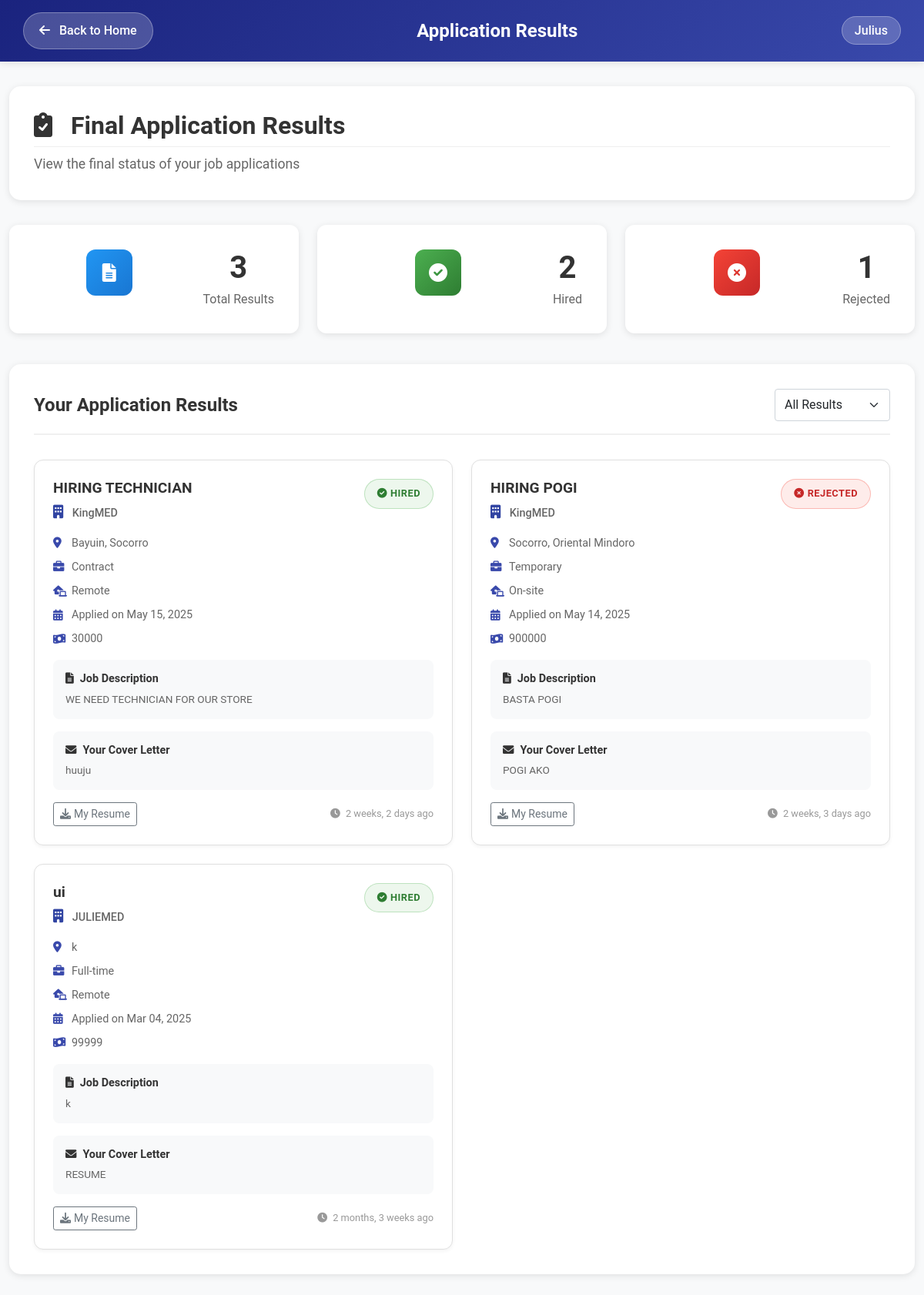
The app's page /employee/application-status/ (signed in), older data.
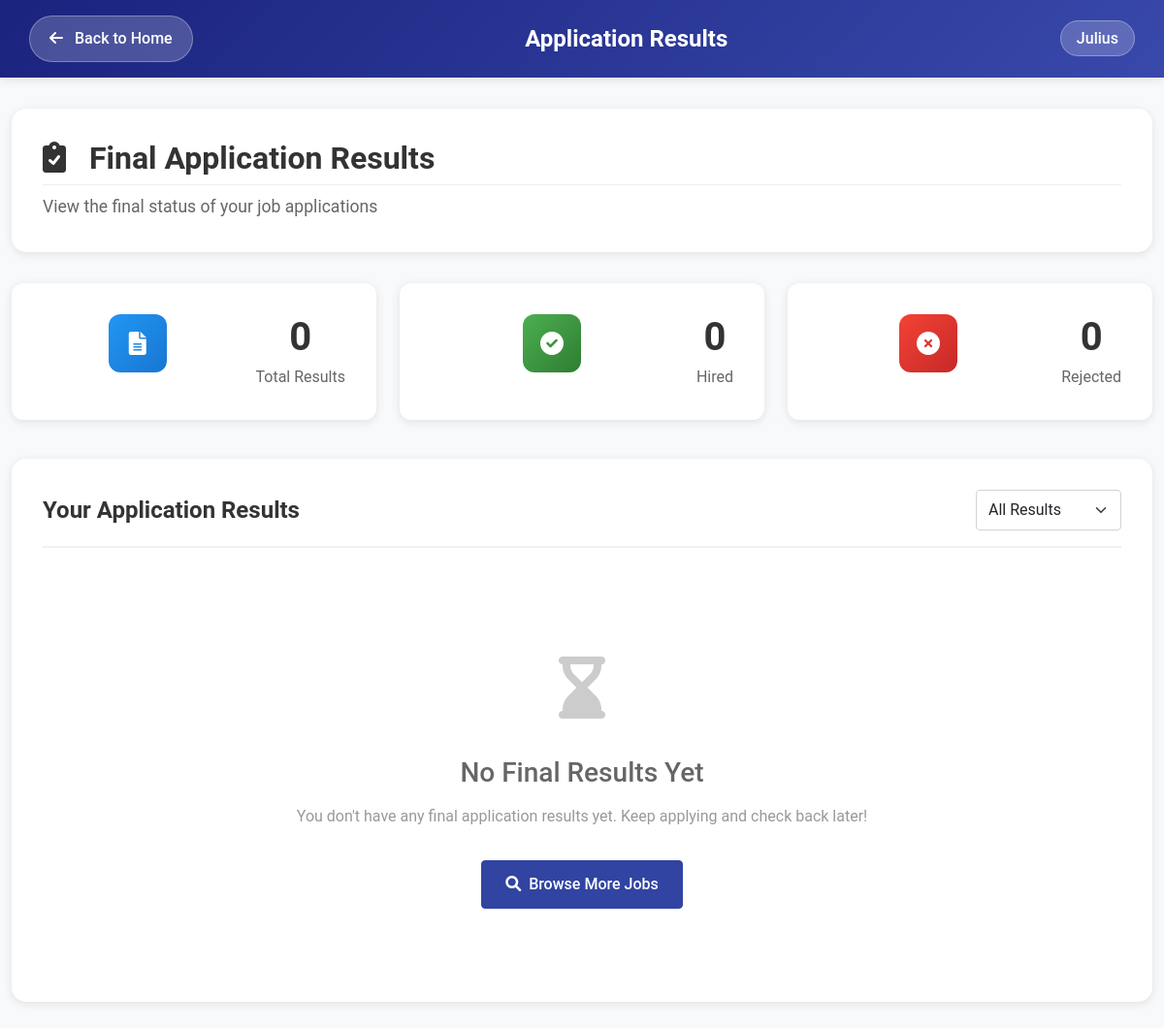
The same page, newer data.
### employee/models.py (models this page shows, shortened)
class Employee(models.Model):
    user = models.OneToOneField(
        settings.AUTH_USER_MODEL,
        on_delete=models.CASCADE,
        null=True,  # Allow null temporarily
        blank=True  # Allow blank temporarily
    )
    id = models.AutoField(primary_key=True)
    username = models.CharField(max_length=150, unique=True)
    email = models.EmailField(unique=True)
    password = models.CharField(max_length=128)
    first_name = models.CharField(max_length=50, blank=True, null=True)
    last_name = models.CharField(max_length=50, blank=True, null=True)
    phone = models.CharField(max_length=20, blank=True, null=True)
    location = models.CharField(max_length=255, blank=True, null=True)
    bio = models.TextField(blank=True, null=True)
    job_title = models.CharField(max_length=100, blank=True, null=True)
    skills = models.TextField(blank=True, null=True)
    years_of_experience = models.PositiveIntegerField(default=0)
    education = models.TextField(blank=True, null=True)
    certifications = models.TextField(blank=True, null=True)
    preferred_job_type = models.CharField(max_length=50, blank=True, null=True)
    expected_salary = models.DecimalField(max_digits=10, decimal_places=2, null=True, blank=True)
    remote_work_preference = models.BooleanField(default=False)
    willing_to_relocate = models.BooleanField(default=False)
    last_login = models.DateTimeField(null=True, blank=True)
    date_joined = models.DateTimeField(default=timezone.now)
    is_active = models.BooleanField(default=True)
    document = models.FileField(upload_to='employee_documents/', blank=True, null=True)
    document_name = models.CharField(max_length=100, blank=True, null=True)
    avatar = models.ImageField(upload_to='employee_avatars/', null=True, blank=True)
    resume = models.FileField(upload_to='employee_resumes/', null=True, blank=True)
    full_name = models.CharField(max_length=255, null=True, blank=True)
    is_approved = models.BooleanField(null=True, default=None)
    approval_date = models.DateTimeField(null=True, blank=True)
    rejection_reason = models.TextField(null=True, blank=True)

### employer/models.py (models this page shows, shortened)
class JobApplication(models.Model):
    STATUS_CHOICES = [
        ('pending', 'Pending Review'),
        ('under_review', 'Under Review'),
        ('shortlisted', 'Shortlisted'),
        ('rejected', 'Rejected'),
        ('scheduled_interview', 'Interview Scheduled'),
        ('interviewed', 'Interviewed'),
        ('offered', 'Job Offered'),
        ('hired', 'Hired'),
        ('declined', 'Declined')
    ]
    job = models.ForeignKey(Job, on_delete=models.CASCADE, related_name='applications')
    employee = models.ForeignKey('employee.Employee', on_delete=models.CASCADE, related_name='employer_applications')
    status = models.CharField(max_length=20, choices=STATUS_CHOICES, default='pending')
    application_date = models.DateTimeField(auto_now_add=True)
    resume = models.FileField(upload_to='resumes/', null=True, blank=True)
    cover_letter = models.TextField(blank=True)
    employer_notes = models.TextField(blank=True)
    interview_date = models.DateTimeField(null=True, blank=True)
    last_updated = models.DateTimeField(auto_now=True)
    class Meta:
        ordering = ['-application_date']

class Job(models.Model):
    WORK_SETUP_CHOICES = [
        ('On-site', 'On-site'),
        ('Hybrid', 'Hybrid'),
        ('Remote', 'Remote'),
    ]
    JOB_TYPES = [
        ('Full-time', 'Full-time'),
        ('Part-time', 'Part-time'),
        ('Contract', 'Contract'),
        ('Temporary', 'Temporary'),
        ('Internship', 'Internship'),
    ]
    EXPERIENCE_LEVELS = [
        ('Entry Level', 'Entry Level'),
        ('Junior', 'Junior'),
        ('Mid Level', 'Mid Level'),
        ('Senior', 'Senior'),
        ('Lead', 'Lead'),
        ('Expert', 'Expert'),
    ]
    STATUS_CHOICES = [
        ('Active', 'Active'),
        ('Closed', 'Closed'),
    ]
    employer = models.ForeignKey('Employer', on_delete=models.CASCADE, related_name='jobs')
    title = models.CharField(max_length=200)
    location = models.CharField(max_length=200)
    latitude = models.FloatField(null=True, blank=True)
    longitude = models.FloatField(null=True, blank=True)
    job_type = models.CharField(max_length=20, choices=JOB_TYPES)
    work_setup = models.CharField(max_length=20, choices=WORK_SETUP_CHOICES)
    description = models.TextField()
    salary_range = models.CharField(max_length=100)
    experience_level = models.CharField(max_length=20, choices=EXPERIENCE_LEVELS)
    status = models.CharField(max_length=20, choices=STATUS_CHOICES, default='active')
    created_at = models.DateTimeField(auto_now_add=True)
    updated_at = models.DateTimeField(auto_now=True)
    applications_count = models.IntegerField(default=0)
    requirements = models.TextField(blank=True, help_text='List the job requirements')
    class Meta:
        ordering = ['-created_at']

class Employer(models.Model):
    REGISTRATION_TYPE_CHOICES = [
        ('SEC', 'SEC Registration'),
        ('DTI', 'DTI Registration'),
    ]
    username = models.CharField(max_length=100, unique=True)
    email = models.EmailField(unique=True)
    password = models.CharField(max_length=128)
    company_name = models.CharField(max_length=255, blank=True)
    company_description = models.TextField(blank=True)
    company_website = models.URLField(blank=True)
    company_location = models.CharField(max_length=255, blank=True)
    latitude = models.FloatField(null=True, blank=True)
    longitude = models.FloatField(null=True, blank=True)
    industry = models.CharField(max_length=100, blank=True)
    registration_type = models.CharField(
        max_length=3,
        choices=REGISTRATION_TYPE_CHOICES,
        blank=True
    )
    business_permit = models.FileField(
        upload_to='business_permits/',
        validators=[validate_file_extension, validate_file_size],
        blank=True,
        null=True,
        help_text='Upload your business permit (PDF, JPG, JPEG, or PNG, max 10MB)'
    )
    registration_document = models.FileField(
        upload_to='registration_documents/',
        validators=[validate_file_extension, validate_file_size],
        blank=True,
        null=True,
        help_text='Upload your SEC/DTI registration document (PDF, JPG, JPEG, or PNG, max 10MB)'
    )
    registration_number = models.CharField(
        max_length=50,
        blank=True,
        help_text='Your SEC/DTI registration number'
    )
    registration_date = models.DateField(
        null=True,
        blank=True,
        help_text='Date of SEC/DTI registration'
    )
    last_login = models.DateTimeField(null=True, blank=True)
    date_joined = models.DateTimeField(default=timezone.now)
    is_active = models.BooleanField(default=True)
    is_verified = models.BooleanField(default=False)
    is_approved = models.BooleanField(default=False)
    approval_date = models.DateTimeField(null=True, blank=True)
    rejection_reason = models.TextField(blank=True, null=True)

### employee/views.py (the view)
    def wrapper(request, *args, **kwargs):
        if not request.session.get('employee_username'):
            messages.error(request, "Please login to access this page.")
            return redirect('employee_login')
        return view_func(request, *args, **kwargs)

### employee/templates/employee/application_status.html (shortened to what this page needs)
{% extends 'employee/base.html' %}
{% load static %}
{% block content %}
<div class="simple-nav">
    <div class="nav-container">
        <a href="{% url 'employee_home' %}" class="back-btn">
            <i class="fas fa-arrow-left me-2"></i>
            Back to Home
        </a>
        <h1 class="page-title">Application Results</h1>
        <div class="user-info">
            <span class="username">{{ username }}</span>
        </div>
    </div>
</div>
<div class="main-content">
    <div class="container-fluid">
        <div class="page-header">
            <div class="row align-items-center">
                <div class="col">
                    <h2 class="section-title">
                        <i class="fas fa-clipboard-check me-3"></i>
                        Final Application Results
                    </h2>
                    <p class="section-subtitle">View the final status of your job applications</p>
                </div>
            </div>
        </div>
        <div class="row mb-4">
            <div class="col-md-4 mb-3">
                <div class="stat-card total">
                    <div class="stat-icon">
                        <i class="fas fa-file-alt"></i>
                    </div>
                    <div class="stat-content">
                        <h3>{{ total_applications }}</h3>
                        <p>Total Results</p>
                    </div>
                </div>
            </div>
            <div class="col-md-4 mb-3">
                <div class="stat-card hired">
                    <div class="stat-icon">
                        <i class="fas fa-check-circle"></i>
                    </div>
                    <div class="stat-content">
                        <h3>{{ hired_applications }}</h3>
                        <p>Hired</p>
                    </div>
                </div>
            </div>
            <div class="col-md-4 mb-3">
                <div class="stat-card rejected">
                    <div class="stat-icon">
                        <i class="fas fa-times-circle"></i>
                    </div>
                    <div class="stat-content">
                        <h3>{{ rejected_applications }}</h3>
                        <p>Rejected</p>
                    </div>
                </div>
            </div>
        </div>
        <div class="applications-section">
            <div class="section-header">
                <h3>Your Application Results</h3>
                <div class="filter-controls">
                    <select id="statusFilter" class="form-select">
                        <option value="">All Results</option>
                    </select>
                </div>
            </div>
            {% if applications %}
                <div class="applications-grid">
                    {% for application in applications %}
                    <div class="application-card" data-status="{{ application.status }}">
                        <div class="application-header">
                            <div class="job-info">
                                <h4 class="job-title">{{ application.job.title }}</h4>
                                <p class="company-name">
                                    <i class="fas fa-building me-2"></i>
                                    {{ application.job.employer.company_name }}
                                </p>
                            </div>
                            <div class="status-badge status-{{ application.status }}">
                                {% if application.status == 'hired' %}
                                    <i class="fas fa-check-circle me-1"></i>Hired
                                {% elif application.status == 'rejected' %}
                                    <i class="fas fa-times-circle me-1"></i>Rejected
                                {% endif %}
                            </div>
                        </div>
                        <div class="application-details">
                            <div class="detail-item">
                                <i class="fas fa-map-marker-alt"></i>
                                <span>{{ application.job.location }}</span>
                            </div>
                            <div class="detail-item">
                                <i class="fas fa-briefcase"></i>
                                <span>{{ application.job.job_type }}</span>
                            </div>
                            <div class="detail-item">
                                <i class="fas fa-laptop-house"></i>
                                <span>{{ application.job.work_setup }}</span>
                            </div>
                            <div class="detail-item">
                                <i class="fas fa-calendar-alt"></i>
                                <span>Applied on {{ application.application_date|date:"M d, Y" }}</span>
                            </div>
                            {% if application.job.salary_range %}
                            <div class="detail-item">
                                <i class="fas fa-money-bill-wave"></i>
                                <span>{{ application.job.salary_range }}</span>
                            </div>
                            {% endif %}
                        </div>
                        <div class="job-description-preview">
                            <h6><i class="fas fa-file-text me-2"></i>Job Description</h6>
                            <p>{{ application.job.description|truncatechars:150 }}</p>
                        </div>
                        {% if application.cover_letter %}
                        <div class="cover-letter-preview">
                            <h6><i class="fas fa-envelope me-2"></i>Your Cover Letter</h6>
                            <p>{{ application.cover_letter|truncatechars:150 }}</p>
                        </div>
                        {% endif %}
                        <div class="application-actions">
                            {% if application.resume %}
                            <a href="{{ application.resume.url }}" target="_blank" class="btn btn-outline-secondary btn-sm">
                                <i class="fas fa-download me-1"></i>My Resume
                            </a>
                            {% endif %}
                            <span class="application-date">
                                <i class="fas fa-clock me-1"></i>
                                {{ application.application_date|timesince }} ago
                            </span>
                        </div>
                    </div>
                    {% endfor %}
                </div>
            {% else %}
                <div class="no-applications">
                    <div class="no-applications-icon">
                        <i class="fas fa-hourglass-end"></i>
                    </div>
                    <h3>No Final Results Yet</h3>
                    <p>You don't have any final application results yet. Keep applying and check back later!</p>
                    <a href="{% url 'employee_home' %}#jobs" class="btn btn-primary">
                        <i class="fas fa-search me-2"></i>Browse More Jobs
                    </a>
                </div>
            {% endif %}
        </div>
    </div>
</div>
{% endblock %}

### employee/templates/employee/base.html (shortened to what this page needs)
{% load static %}
<!DOCTYPE html>
<html lang="en">
<head>
    <link href="https://cdn.jsdelivr.net/npm/bootstrap@5.1.3/dist/css/bootstrap.min.css" rel="stylesheet">
    <link rel="stylesheet" href="https://cdnjs.cloudflare.com/ajax/libs/font-awesome/6.0.0/css/all.min.css">
    <link href="{% static 'css/employee_home.css' %}" rel="stylesheet">
</head>
<body>
    {% block content %}
    {% endblock %}
</body>
</html>

Row changes from the older to the newer data that the page shows:
removed JobApplication: job "HIRING TECHNICIAN", job.employer.company_name "KingMED", status "hired" (drawn), job.location "Bayuin, Socorro", job.job_type "Contract", job.work_setup "Remote", application_date "May 15, 2025", job.salary_range "30000", job.description "WE NEED TECHNICIAN FOR OUR STORE", cover_letter "huuju", application_date "2 weeks, 2 days"
removed JobApplication: job "HIRING POGI", job.employer.company_name "KingMED", status "rejected" (drawn), job.location "Socorro, Oriental Mindoro", job.job_type "Temporary", job.work_setup "On-site", application_date "May 14, 2025", job.salary_range "900000", job.description "BASTA POGI", cover_letter "POGI AKO", application_date "2 weeks, 3 days"
removed JobApplication: job "ui", job.employer.company_name "JULIEMED", status "hired" (drawn), job.location "k", job.job_type "Full-time", job.work_setup "Remote", application_date "Mar 04, 2025", job.salary_range "99999", job.description "k", cover_letter "RESUME", application_date "2 months, 3 weeks"
Text that changed along with them:
{{ total_applications }}: "3" → "0"
{{ hired_applications }}: "2" → "0"
{{ rejected_applications }}: "1" → "0"
text now shown: "No Final Results Yet You don't have any final application results yet. Keep applying and check back later! Browse More Jobs"
